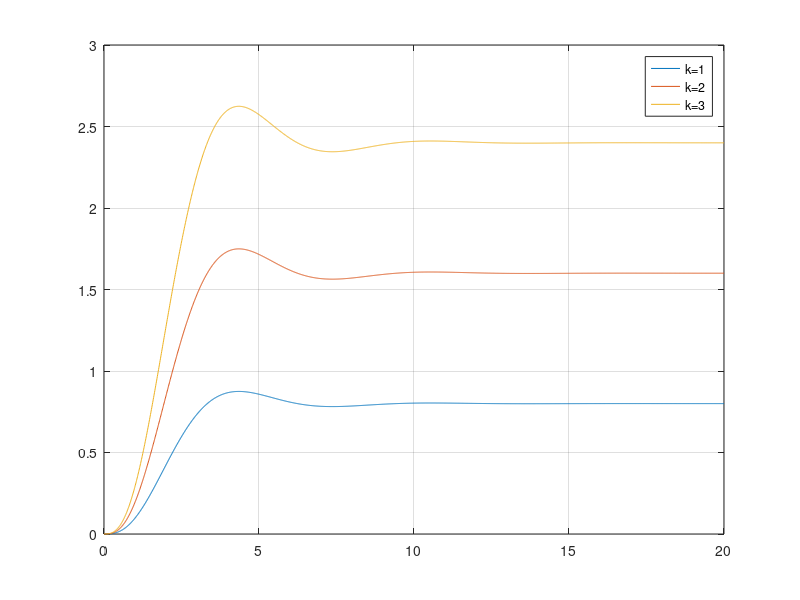
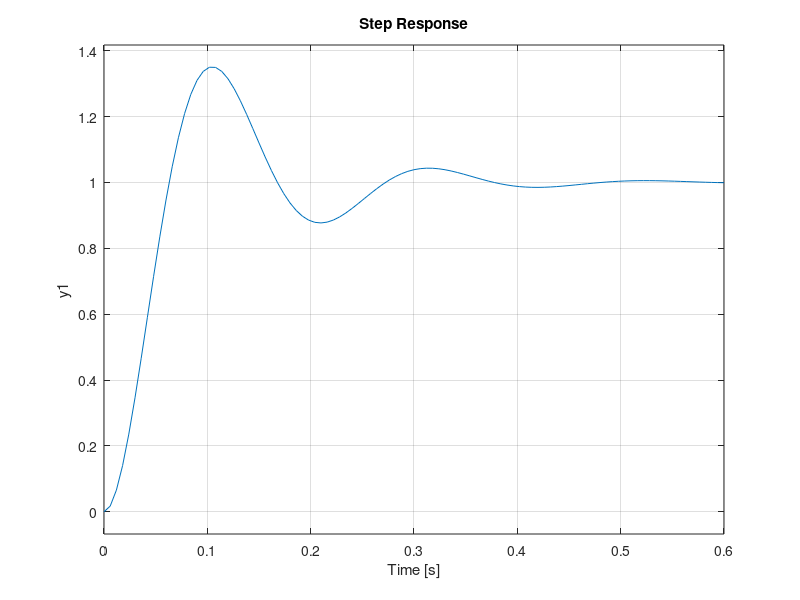
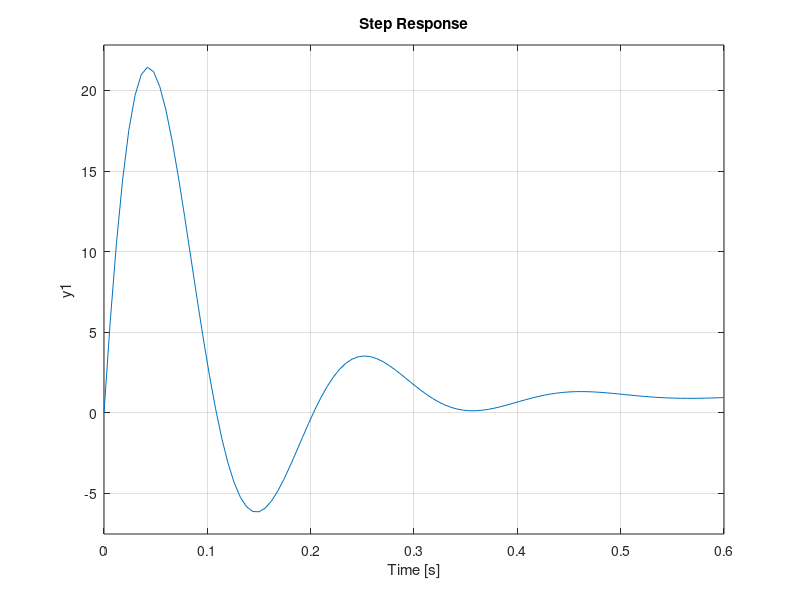
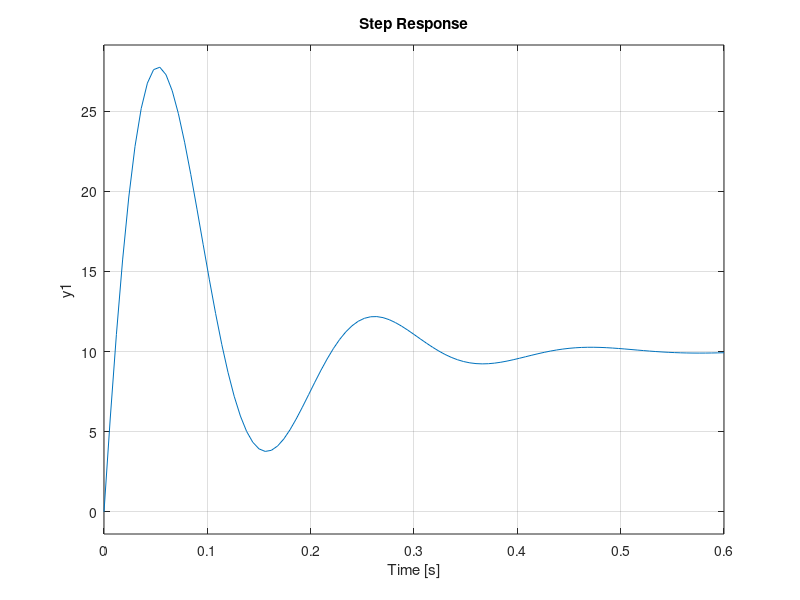

The MATLAB source for these figures, in order:


%% Time Response of Second order system
z=[];
p=[-10+30i -10-30i]; 
k=1000;
G=zpk(z,p,k)
figure(3);
step(G)
%% Addition of Pole at -1
z=[];
p=[-10+30i -10-30i -1]; 
k=1000;
G=zpk(z,p,k)
figure(4);
step(G)
%% Addition of Pole at -10
z=[];
p=[-10+30i -10-30i -10]; 
k=1000;
G=zpk(z,p,k)
figure(5);
step(G)
%% Addition of Pole at -100
z=[];
p=[-10+30i -10-30i -100]; 
k=1000;
G=zpk(z,p,k)
figure(6);
step(G)


%% Time Response of Second order system
z=[];
p=[-10+30i -10-30i]; 
k=1000;
G=zpk(z,p,k)
figure(3);
step(G)
%% Addition of zero at -1
z=[-1];
p=[-10+30i -10-30i]; 
k=1000;
G=zpk(z,p,k)
figure(4);
step(G)
%% Addition of zero at -10
z=[-10];
p=[-10+30i -10-30i]; 
k=1000;
G=zpk(z,p,k)
figure(5);
step(G)
%% Addition of zero at -100
z=[-100];
p=[-10+30i -10-30i]; 
k=1000;
G=zpk(z,p,k)
figure(6);
step(G)


%%effect of loop gain of a negative feedback system on stability
z=[]
p=[-0.5+i -0.5-i -1]; 
k1=1;
k2=2; 
k3=3;
G1=zpk(z,p,k1) 
G2=zpk(z,p,k2) 
G3=zpk(z,p,k3) 
t=[0:0.01:20];
[y1,t]=step(G1,t)
[y2,t]=step(G2,t)
[y3,t]=step(G3,t)
figure(1)
plot(t,y1,t,y2,t,y3) 
legend('k=1', 'k=2', 'k=3') 
grid
